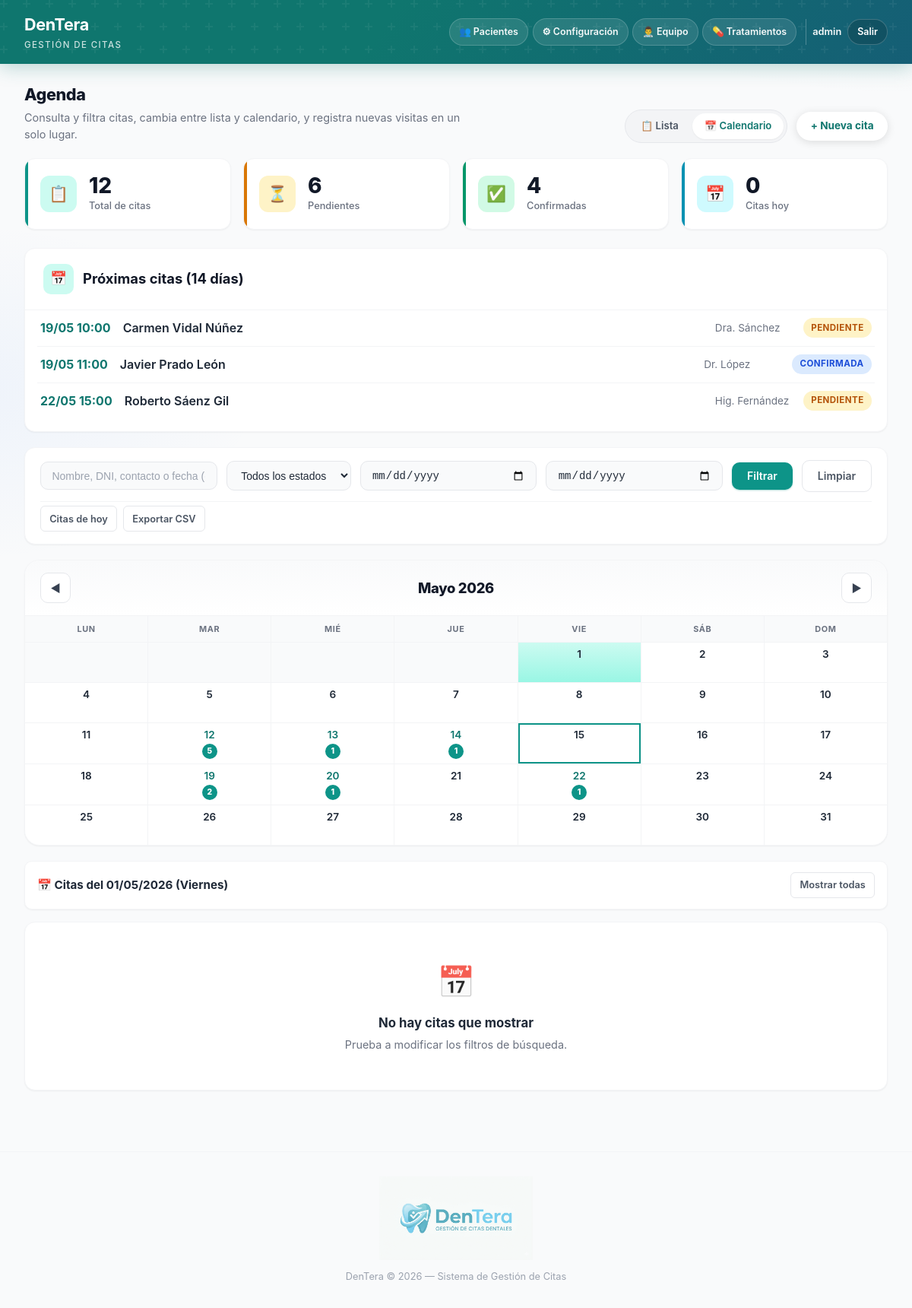
/index.php?ver=calendario&fecha=2026-05-01 (signed in), run on the app's committed database.
### tables this page shows
CREATE TABLE IF NOT EXISTS citas (
    id INT AUTO_INCREMENT PRIMARY KEY,
    paciente_id INT NULL,
    paciente VARCHAR(120) NOT NULL,
    dni VARCHAR(20) DEFAULT '',
    telefono VARCHAR(20) DEFAULT '',
    email VARCHAR(120) DEFAULT '',
    fecha DATE NOT NULL,
    hora TIME NOT NULL,
    orden_agenda INT NULL DEFAULT NULL COMMENT 'Orden manual en listado (misma fecha)',
    dentista VARCHAR(100) DEFAULT '',
    doctor_id INT NULL,
    motivo VARCHAR(255) DEFAULT '',
    tratamiento_id INT NULL,
    estado ENUM('pendiente', 'confirmada', 'cancelada', 'completada') DEFAULT 'pendiente',
    forma_pago VARCHAR(30) DEFAULT '',
    usuario_id INT NULL,
    notas TEXT,
    creado TIMESTAMP DEFAULT CURRENT_TIMESTAMP,
    actualizado TIMESTAMP DEFAULT CURRENT_TIMESTAMP ON UPDATE CURRENT_TIMESTAMP,
    INDEX idx_fecha (fecha),
    INDEX idx_cita_fecha_orden (fecha, orden_agenda),
    INDEX idx_estado (estado),
    INDEX idx_paciente (paciente),
    INDEX idx_cita_paciente (paciente_id),
    INDEX idx_doctor (doctor_id),
    INDEX idx_tratamiento (tratamiento_id),
    INDEX idx_cita_usuario (usuario_id),
    FOREIGN KEY (paciente_id) REFERENCES pacientes(id) ON DELETE SET NULL,
    FOREIGN KEY (doctor_id) REFERENCES doctores(id) ON DELETE SET NULL,
    FOREIGN KEY (tratamiento_id) REFERENCES tratamientos(id) ON DELETE SET NULL,
    FOREIGN KEY (usuario_id) REFERENCES usuarios(id) ON DELETE SET NULL
);

CREATE TABLE IF NOT EXISTS doctores (
    id INT AUTO_INCREMENT PRIMARY KEY,
    nombre VARCHAR(100) NOT NULL,
    especialidad VARCHAR(100) DEFAULT '',
    tipo ENUM('doctor','higienista') DEFAULT 'doctor',
    telefono VARCHAR(20) DEFAULT '',
    email VARCHAR(120) DEFAULT '',
    activo TINYINT(1) DEFAULT 1,
    usuario_id INT NULL,
    creado TIMESTAMP DEFAULT CURRENT_TIMESTAMP,
    INDEX idx_doc_usuario (usuario_id),
    FOREIGN KEY (usuario_id) REFERENCES usuarios(id) ON DELETE SET NULL
);

### inc/citas_vista_helpers.php (called while the page is built, shortened)
<?php
function traduccion($e) {
    return [
        'pendiente'  => 'Pendiente',
        'confirmada' => 'Confirmada',
        'cancelada'  => 'Cancelada',
        'completada' => 'Completada',
    ][$e] ?? $e;
}
function diaSemana($fecha) {
    $dias = ['Domingo','Lunes','Martes','Miércoles','Jueves','Viernes','Sábado'];
    return $dias[date('w', strtotime($fecha))];
}

### inc/citas_filtro.php (called while the page is built, shortened)
<?php
function citas_filtro_sql(array $get): array {
    $busqueda = trim($get['busqueda'] ?? '');
    $estado = $get['estado'] ?? '';
    $fecha = $get['fecha'] ?? '';
    $fecha_desde = $get['fecha_desde'] ?? '';
    $fecha_hasta = $get['fecha_hasta'] ?? '';
    $orden = $get['orden'] ?? 'fecha_asc';
    $orden_dir = $get['dir'] ?? 'asc';
    $sql = "SELECT c.*, t.nombre as tratamiento_nombre, t.precio as tratamiento_precio,
                   d.nombre as doctor_nombre, d.especialidad as doctor_especialidad
            FROM citas c
            LEFT JOIN tratamientos t ON c.tratamiento_id = t.id
            LEFT JOIN doctores d ON c.doctor_id = d.id
            LEFT JOIN pacientes p ON c.paciente_id = p.id
            WHERE 1=1";
    $params = [];
    if ($fecha !== '') {
        $sql .= " AND c.fecha = ?";
        $params[] = $fecha;
    }
    $allowed_ordenes = ['paciente', 'fecha', 'hora', 'doctor', 'motivo'];
    if (!in_array($orden, $allowed_ordenes, true)) {
        $orden = 'fecha';
    }
    $sql .= " ORDER BY ";
    switch ($orden) {
        case 'fecha':
        default:
            $sql .= "c.fecha $orden_dir, (c.orden_agenda IS NULL) ASC, c.orden_agenda ASC, c.hora ASC";
            break;
    }
    return [$sql, $params, $orden, $orden_dir];
}

### index.php (the view, shortened to what this page needs)
<?php
require_once 'config.php';
require_once __DIR__ . '/inc/citas_vista_helpers.php';
require_once __DIR__ . '/inc/citas_filtro.php';
$busqueda   = trim($_GET['busqueda'] ?? '');
$estado     = $_GET['estado'] ?? '';
$fecha      = $_GET['fecha'] ?? '';
$fecha_desde = $_GET['fecha_desde'] ?? '';
$fecha_hasta = $_GET['fecha_hasta'] ?? '';
$mes_cal    = (int)($_GET['mes'] ?? date('n'));
$anio_cal   = (int)($_GET['anio'] ?? date('Y'));
$ver        = $_GET['ver'] ?? 'lista';
$get = $_GET;
[$sql, $params, $orden, $orden_dir] = citas_filtro_sql($get);
$stmtTotal = $pdo->query("SELECT COUNT(*) as total FROM citas");
$total = $stmtTotal->fetch()['total'];
$stmtPend = $pdo->query("SELECT COUNT(*) FROM citas WHERE estado = 'pendiente'");
$pendientes = $stmtPend->fetchColumn();
$stmtHoy = $pdo->query("SELECT COUNT(*) FROM citas WHERE fecha = CURDATE()");
$hoy = $stmtHoy->fetchColumn();
$stmtConf = $pdo->query("SELECT COUNT(*) FROM citas WHERE estado = 'confirmada'");
$confirmadas = $stmtConf->fetchColumn();
$stmtProx = $pdo->query("SELECT c.id, c.fecha, c.hora, c.paciente, c.estado, d.nombre AS doctor_nombre
    FROM citas c
    LEFT JOIN doctores d ON c.doctor_id = d.id
    WHERE c.fecha >= CURDATE() AND c.fecha <= DATE_ADD(CURDATE(), INTERVAL 14 DAY)
    AND c.estado IN ('pendiente', 'confirmada')
    ORDER BY c.fecha ASC, c.hora ASC
    LIMIT 12");
$proximasCitas = $stmtProx->fetchAll();
$meses = ['','Enero','Febrero','Marzo','Abril','Mayo','Junio','Julio','Agosto','Septiembre','Octubre','Noviembre','Diciembre'];
$diasSemana = ['Lun','Mar','Mié','Jue','Vie','Sáb','Dom'];
$primerDia = mktime(0, 0, 0, $mes_cal, 1, $anio_cal);
$ultimoDia = mktime(0, 0, 0, $mes_cal + 1, 0, $anio_cal);
$diasEnMes = (int)date('t', $primerDia);
$diaSemanaInicio = (int)date('N', $primerDia) - 1;
$mesAnterior = $mes_cal - 1;
$anioAnterior = $anio_cal;
$mesSiguiente = $mes_cal + 1;
$anioSiguiente = $anio_cal;
$stmtDias = $pdo->prepare("SELECT fecha, COUNT(*) as total FROM citas WHERE fecha BETWEEN ? AND ? GROUP BY fecha");
$desde = date('Y-m-d', $primerDia);
$hasta = date('Y-m-d', $ultimoDia);
$stmtDias->execute([$desde, $hasta]);
$citasPorDia = [];
while ($row = $stmtDias->fetch()) {
    $citasPorDia[$row['fecha']] = (int)$row['total'];
}
$filtrosActivos = $busqueda !== '' || $estado !== '' || $fecha !== '' || $fecha_desde !== '' || $fecha_hasta !== '';
$hoyStr = date('Y-m-d');
$queryHoy = array_merge($_GET, ['fecha_desde' => $hoyStr, 'fecha_hasta' => $hoyStr, 'fecha' => '', 'ver' => 'lista']);
$linkCitasHoy = '?' . http_build_query($queryHoy);
$linkExportCsv = 'export_citas_csv.php?' . http_build_query($_GET);
?>
<!DOCTYPE html>
<html lang="es">
<head>
    <link rel="stylesheet" href="estilos.css">
</head>
<body>
<?php
require __DIR__ . '/inc/header.php';
?>
<main class="container">
    <div class="page-intro">
        <div class="page-intro-text">
            <h2>Agenda</h2>
            <p>Consulta y filtra citas, cambia entre lista y calendario, y registra nuevas visitas en un solo lugar.</p>
        </div>
        <div class="page-intro-controls">
            <div class="view-toggle" role="group" aria-label="Vista">
                <a href="?<?= http_build_query(array_merge($_GET, ['ver' => 'lista'])) ?>" class="toggle-btn <?= ($ver === 'lista' ? 'active' : '') ?>">
                    &#x1F4CB; Lista
                </a>
                <a href="?<?= http_build_query(array_merge($_GET, ['ver' => 'calendario'])) ?>" class="toggle-btn <?= ($ver === 'calendario' ? 'active' : '') ?>">
                    &#x1F4C5; Calendario
                </a>
            </div>
            <a href="crear.php" class="btn-header-cta">+ Nueva cita</a>
        </div>
    </div>
    <div class="stats">
        <div class="stat-card blue">
            <div class="stat-icon">&#x1F4CB;</div>
            <div class="stat-info">
                <div class="stat-num"><?= $total ?></div>
                <div class="stat-label">Total de citas</div>
            </div>
        </div>
        <div class="stat-card yellow">
            <div class="stat-icon">&#x23F3;</div>
            <div class="stat-info">
                <div class="stat-num"><?= $pendientes ?></div>
                <div class="stat-label">Pendientes</div>
            </div>
        </div>
        <div class="stat-card green">
            <div class="stat-icon">&#x2705;</div>
            <div class="stat-info">
                <div class="stat-num"><?= $confirmadas ?></div>
                <div class="stat-label">Confirmadas</div>
            </div>
        </div>
        <div class="stat-card cyan">
            <div class="stat-icon">&#x1F4C5;</div>
            <div class="stat-info">
                <div class="stat-num"><?= $hoy ?></div>
                <div class="stat-label">Citas hoy</div>
            </div>
        </div>
    </div>
    <?php if (count($proximasCitas) > 0): ?>
    <div class="proximas-citas-card form-card">
        <div class="form-header">
            <div class="form-header-icon">&#x1F4C5;</div>
            <h2>Próximas citas (14 días)</h2>
        </div>
        <div class="proximas-citas-body">
            <ul class="proximas-citas-list">
                <?php foreach ($proximasCitas as $pc): ?>
                <li>
                    <a href="editar.php?id=<?= (int) $pc['id'] ?>" class="proxima-cita-link">
                        <span class="proxima-cita-fecha"><?= date('d/m', strtotime($pc['fecha'])) ?> <?= date('H:i', strtotime($pc['hora'])) ?></span>
                        <span class="proxima-cita-pac"><?= htmlspecialchars($pc['paciente']) ?></span>
                        <span class="proxima-cita-doc"><?= htmlspecialchars($pc['doctor_nombre'] ?: '—') ?></span>
                        <span class="badge badge-<?= $pc['estado'] ?>"><?= traduccion($pc['estado']) ?></span>
                    </a>
                </li>
                <?php endforeach; ?>
            </ul>
        </div>
    </div>
    <?php endif; ?>
    <div class="toolbar">
        <form class="search-box" id="form-filtros-agenda" method="GET" autocomplete="off">
            <input type="text" name="busqueda" placeholder="Nombre, DNI, contacto o fecha (ej. 15/03/2026)…"
                   value="<?= htmlspecialchars($busqueda) ?>" id="input-busqueda-agenda"
                   spellcheck="false">
            <select name="estado">
                <option value="">Todos los estados</option>
            </select>
            <input type="date" name="fecha_desde" value="<?= htmlspecialchars($fecha_desde) ?>" title="Desde">
            <input type="date" name="fecha_hasta" value="<?= htmlspecialchars($fecha_hasta) ?>" title="Hasta">
            <button type="submit" class="btn btn-primary">Filtrar</button>
            <?php if ($filtrosActivos): ?>
                <a href="?ver=<?= $ver ?>" class="btn btn-outline">Limpiar</a>
            <?php endif; ?>
        </form>
        <div class="toolbar-extras">
            <a href="<?= htmlspecialchars($linkCitasHoy, ENT_QUOTES, 'UTF-8') ?>" class="btn btn-outline btn-sm">Citas de hoy</a>
            <a href="<?= htmlspecialchars($linkExportCsv, ENT_QUOTES, 'UTF-8') ?>" class="btn btn-outline btn-sm">Exportar CSV</a>
        </div>
    </div>
    <?php if ($ver === 'calendario'): ?>
    <div class="calendar-card">
        <div class="calendar-header">
            <a href="?<?= http_build_query(array_merge($_GET, ['mes' => $mesAnterior, 'anio' => $anioAnterior])) ?>" class="cal-nav-btn">&#x25C0;</a>
            <h2><?= $meses[$mes_cal] ?> <?= $anio_cal ?></h2>
            <a href="?<?= http_build_query(array_merge($_GET, ['mes' => $mesSiguiente, 'anio' => $anioSiguiente])) ?>" class="cal-nav-btn">&#x25B6;</a>
        </div>
        <div class="calendar-grid">
            <?php foreach ($diasSemana as $d): ?>
                <div class="cal-day-header"><?= $d ?></div>
            <?php endforeach; ?>
            <?php for ($i = 0; $i < $diaSemanaInicio; $i++): ?>
                <div class="cal-day cal-empty"></div>
            <?php endfor; ?>
            <?php for ($d = 1; $d <= $diasEnMes; $d++): ?>
                <?php
                $fechaDia = sprintf('%04d-%02d-%02d', $anio_cal, $mes_cal, $d);
                $numCitas = $citasPorDia[$fechaDia] ?? 0;
                $esHoy = ($fechaDia === date('Y-m-d'));
                $esSeleccionado = ($fechaDia === $fecha);
                $clases = 'cal-day';
                if ($esHoy) $clases .= ' cal-today';
                if ($esSeleccionado) $clases .= ' cal-selected';
                if ($numCitas > 0) $clases .= ' cal-has-citas';
                $href = http_build_query(array_merge($_GET, ['fecha' => $fechaDia, 'ver' => 'calendario']));
                ?>
                <a href="?<?= $href ?>" class="<?= $clases ?>" title="<?= $numCitas ?> cita(s)">
                    <span class="cal-num"><?= $d ?></span>
                    <?php if ($numCitas > 0): ?>
                        <span class="cal-dot"><?= $numCitas ?></span>
                    <?php endif; ?>
                </a>
            <?php endfor; ?>
        </div>
    </div>
    <?php if ($fecha !== ''): ?>
    <div class="calendar-day-info">
        <div class="day-info-header">
            <h3>&#x1F4C5; Citas del <?= date('d/m/Y', strtotime($fecha)) ?> (<?= diaSemana($fecha) ?>)</h3>
            <a href="?<?= http_build_query(array_merge($_GET, ['fecha' => '', 'ver' => 'calendario'])) ?>" class="btn btn-outline btn-sm">Mostrar todas</a>
        </div>
    </div>
    <?php endif; ?>
    <?php endif; ?>
    <div class="table-wrapper" id="tabla-citas-agenda" data-orden-actual="<?= htmlspecialchars($orden, ENT_QUOTES, 'UTF-8') ?>">
        <?php require __DIR__ . '/inc/tabla_citas_contenido.php'; ?>
    </div>
</main>
<?php
require __DIR__ . '/inc/footer.php';
?>
</body>
</html>

### data on the page
citas: fecha "19/05", hora "10:00", paciente "Carmen Vidal Núñez", doctor.nombre "Dra. Sánchez", estado "PENDIENTE"
citas: fecha "19/05", hora "11:00", paciente "Javier Prado León", doctor.nombre "Dr. López", estado "CONFIRMADA"
citas: fecha "22/05", hora "15:00", paciente "Roberto Sáenz Gil", doctor.nombre "Hig. Fernández", estado "PENDIENTE"

### other printed values
$header_tagline "GESTIÓN DE CITAS"
$nombreUsuario "admin"
$total "12"
$pendientes "6"
$confirmadas "4"
$hoy "0"
$d "LUN"
$d "MAR"
$d "MIÉ"
$d "JUE"
$d "VIE"
$d "SÁB"
$d "DOM"
date('d/m/Y', strtotime($fecha)) "01/05/2026"
diaSemana($fecha) "Viernes"
